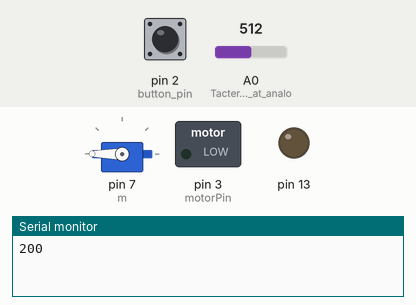
Recording of a sketch running on a simulated Arduino Uno, built with avr-gcc and run on an emulated ATmega328P. Shown: servo, switched loads named in the sketch (green lamp = pin HIGH), output pins drawn as LEDs (lit = HIGH), the last lines printed to the serial monitor. The test bench sets the inputs (shaded band); at power-on: A0 (Tacterion_Sensor_at_analo) = 512, pin 2 (button_pin) LOW.

Above: at 1.2 s.
1.3 s: A0 (Tacterion_Sensor_at_analo) set to 306
At 2.4 s:
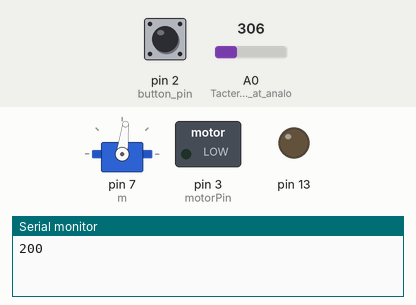
3.5 s: pin 2 (button_pin) pulled HIGH for 1.15 s
At 4.8 s:
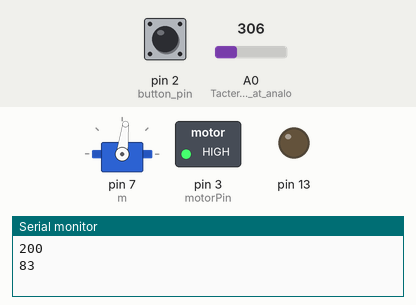
6.5 s: A0 (Tacterion_Sensor_at_analo) set to 122
At 7.4 s:
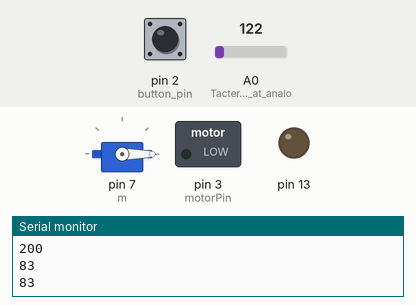
8.5 s: pin 2 (button_pin) pulled HIGH for 1.15 s
At 9.8 s:
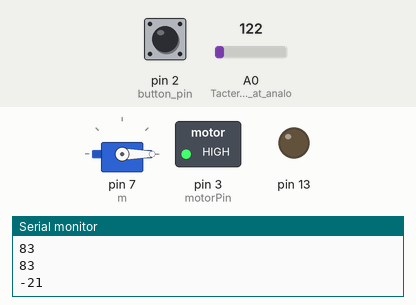
11.5 s: pin 2 (button_pin) pulled HIGH for 3.2 s
At 16.0 s:
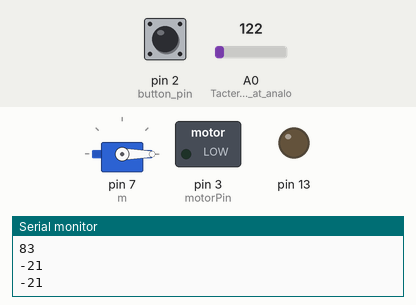
16.5 s: A0 (Tacterion_Sensor_at_analo) set to 511
At 17.5 s:
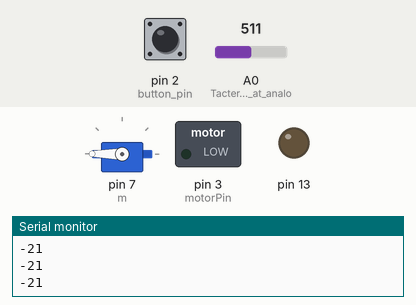
Timing chart, 0 to 19.5 s (numbered marks = the images above; inputs shaded):
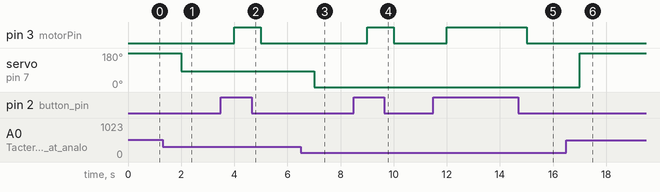

Measured:
- after the input at 1.3 s, servo on pin 7 (m): 180° → 83° after 0.70 s
- after the input at 3.5 s, pin 3 (motorPin): LOW → HIGH after 0.50 s, → LOW 1.0 s later
- after the input at 6.5 s, servo on pin 7 (m): 83° → 0° after 0.50 s
- after the input at 8.5 s, pin 3 (motorPin): LOW → HIGH after 0.50 s, → LOW 1.0 s later
- after the input at 11.5 s, pin 3 (motorPin): LOW → HIGH after 0.50 s, → LOW 3.0 s later
- after the input at 16.5 s, servo on pin 7 (m): 0° → 180° after 0.50 s

The sketch:

4parts.ino
```cpp
// The author of the code is Shruti Pistolwala and if you are using the code please acknowledge.
// The code cannot be used for commercialization. If it is being used the author needs to be updated in advance.
// We would further like to acknowledge Arduino Forum and stackoverflow.
// This code is use for building a soft Exoskeleton for paralysis patients.


// Library for Servo Motor
#include <Servo.h>
//I2C library
#include<Wire.h>

// Declaration of all the pins
const int button_pin = 2 ; // Button Pin
const int motorPin = 3; // Vibrational Motor Pin
Servo m; // Servo  Motor Pin
int button_value = 0; //Initialization of button value

//Pin modes and serial initialization
void setup()
{
  pinMode(13, OUTPUT);
  pinMode(A0,INPUT); // Tacterion Sensor at analog Pin
  pinMode(motorPin, OUTPUT );
  m.attach(7);
  Serial.begin(9600);
}

//Logic for the working
//When the  button is pressed vbartional motors start and then the exercise starts.
//When the flex sensor moves the servo motor moves and helps patients with the exercise.
void loop()
{
  //Calculation for the measurement of the flex sensor
  float x=analogRead(A0);
  float y= ((x-159)/352);
  int angle=(y*200);
  button_value = digitalRead(button_pin);

//Logic for the working
   if (button_value==HIGH){
    digitalWrite(motorPin, HIGH);
    analogRead(A0);
     delay(1000);
   }
    else if(analogRead(A0==HIGH)){
      digitalWrite(motorPin, LOW);
   m.write(angle);
  delay(1000);
  Serial.println(angle);
  delay(1000);
   }
  else {
    digitalWrite(motorPin, LOW);
    m.write(0);
    Serial.println(angle);
    delay(1000);
  }
}
```
